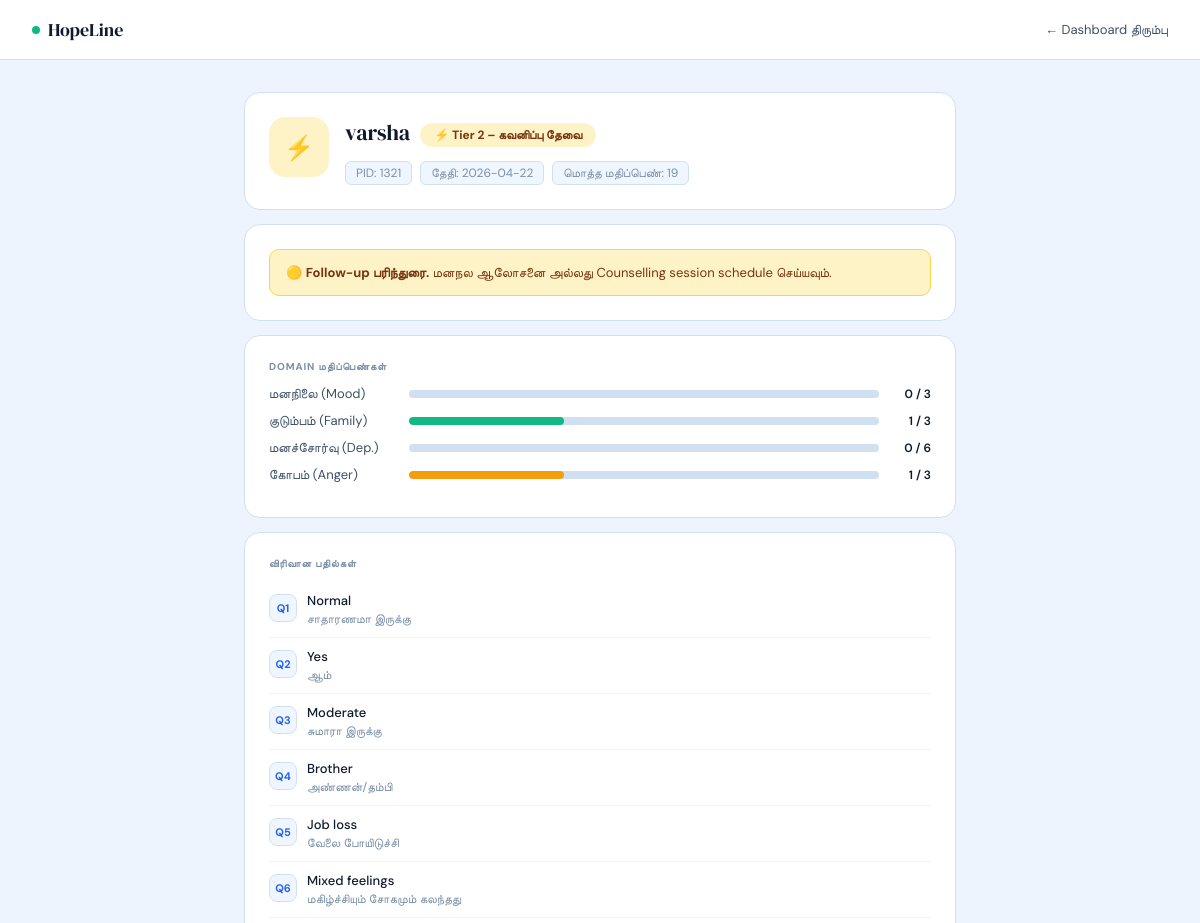
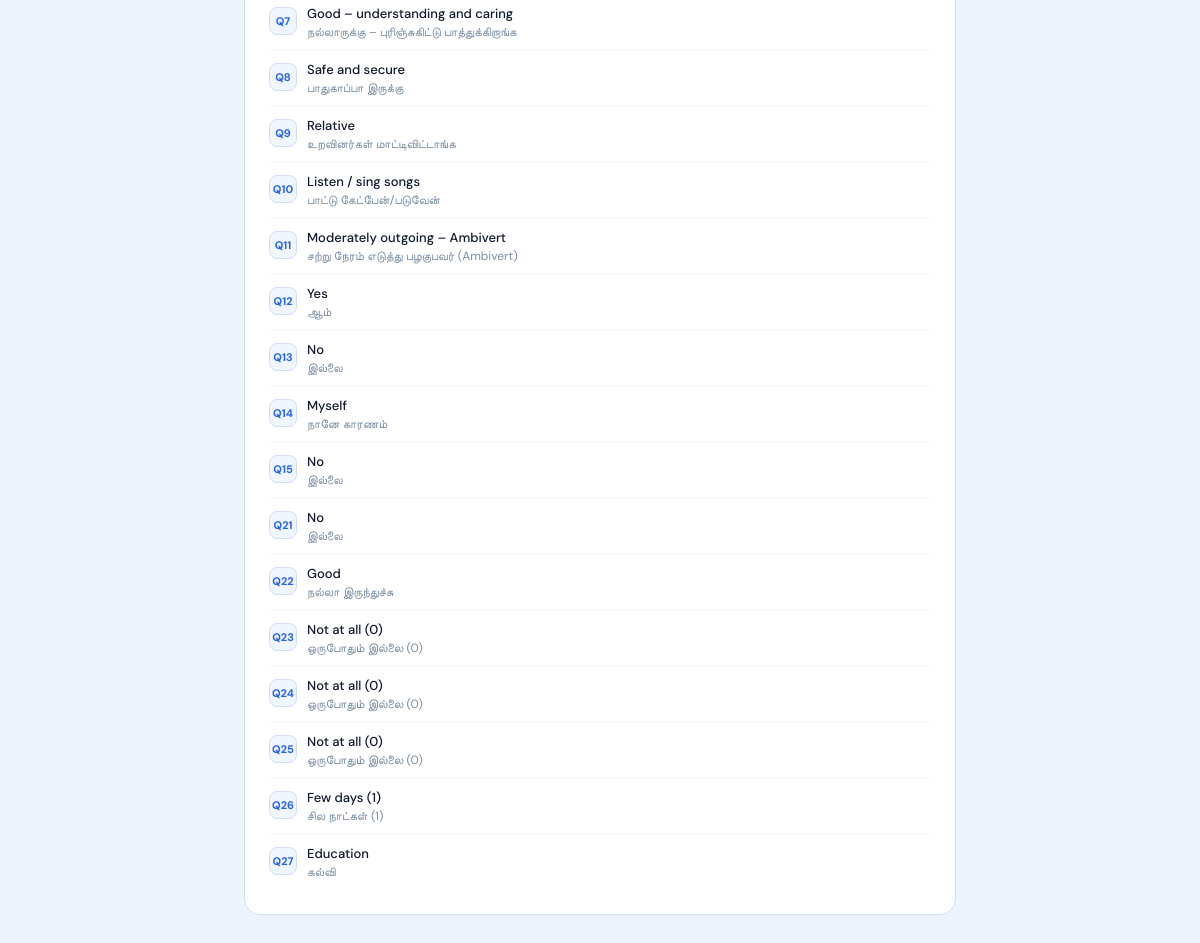
Page /patient/2 on the committed database (2 pictures, top to bottom).
### tables this page shows
CREATE TABLE assessments (
                id           INTEGER PRIMARY KEY AUTOINCREMENT,
                pid          TEXT    NOT NULL,
                name         TEXT    NOT NULL,
                date         TEXT    NOT NULL,
                answers      TEXT    NOT NULL,
                total_score  INTEGER NOT NULL,
                tier         INTEGER NOT NULL,
                mood_score   INTEGER DEFAULT 0,
                family_score INTEGER DEFAULT 0,
                dep_score    INTEGER DEFAULT 0,
                anger_score  INTEGER DEFAULT 0,
                red_flags    INTEGER DEFAULT 0,
                created_at   TEXT    NOT NULL
            );

### main.py (the view)
@app.get("/patient/{record_id}", response_class=HTMLResponse)
async def patient_detail(request: Request, record_id: int):
    with get_db() as conn:
        row = conn.execute("SELECT * FROM assessments WHERE id=?", (record_id,)).fetchone()
    if not row:
        return RedirectResponse("/dashboard")
    p = dict(row)
    p["answers"] = json.loads(p["answers"])
    return render(request, "patient.html", {"p": p})

### templates/patient.html (shortened to what this page needs)
<!DOCTYPE html>
<html lang="ta">
<head>
</head>
<body>
<nav class="nav">
  <div class="brand"><div class="brand-dot"></div>HopeLine</div>
  <a href="/dashboard" class="back">← Dashboard திரும்பு</a>
</nav>
<div class="page">
  <div class="card">
    <div class="ph-wrap">
      {% if p.tier==3 %}
        <div class="ph-avatar" style="background:#fee2e2">⚠️</div>
      {% elif p.tier==2 %}
        <div class="ph-avatar" style="background:#fef3c7">⚡</div>
      {% else %}
        <div class="ph-avatar" style="background:#d1fae5">✅</div>
      {% endif %}
      <div style="flex:1">
        <div style="display:flex;align-items:center;gap:10px;flex-wrap:wrap;margin-bottom:8px">
          <div class="ph-name">{{ p.name }}</div>
          {% if p.tier==3 %}<span class="tbadge tb3">⚠ Tier 3 – உயர் ஆபத்து</span>
          {% elif p.tier==2 %}<span class="tbadge tb2">⚡ Tier 2 – கவனிப்பு தேவை</span>
          {% else %}<span class="tbadge tb1">✓ Tier 1 – சாதாரண நிலை</span>{% endif %}
        </div>
        <div class="ph-meta">
          <span class="chip">PID: {{ p.pid }}</span>
          <span class="chip">தேதி: {{ p.date }}</span>
          <span class="chip">மொத்த மதிப்பெண்: {{ p.total_score }}</span>
        </div>
      </div>
    </div>
  </div>
  <div class="card">
    {% if p.tier==3 %}
      <div class="alert a-red">🔴 <strong>உடனடி கவனிப்பு தேவை.</strong> இந்த நபருக்கு Psychologist / Doctor appointment உடனே arrange செய்யவும்.</div>
    {% elif p.tier==2 %}
      <div class="alert a-yellow">🟡 <strong>Follow-up பரிந்துரை.</strong> மனநல ஆலோசனை அல்லது Counselling session schedule செய்யவும்.</div>
    {% else %}
      <div class="alert a-green">🟢 <strong>சாதாரண நிலை.</strong> தொடர்ந்து monitoring தேவை. மாற்றம் தெரிந்தால் reassess செய்யவும்.</div>
    {% endif %}
  </div>
  <div class="card">
    <div class="sec-lbl">Domain மதிப்பெண்கள்</div>
    <div class="sc-row">
      <div class="sc-name">மனநிலை (Mood)</div>
      <div class="sc-bar"><div class="sc-fill" style="width:{{ [((p.mood_score/3)*100)|int,100]|min }}%;background:#2563eb"></div></div>
      <div class="sc-val">{{ p.mood_score }} / 3</div>
    </div>
    <div class="sc-row">
      <div class="sc-name">குடும்பம் (Family)</div>
      <div class="sc-bar"><div class="sc-fill" style="width:{{ [((p.family_score/3)*100)|int,100]|min }}%;background:#10b981"></div></div>
      <div class="sc-val">{{ p.family_score }} / 3</div>
    </div>
    <div class="sc-row">
      <div class="sc-name">மனச்சோர்வு (Dep.)</div>
      <div class="sc-bar"><div class="sc-fill" style="width:{{ [((p.dep_score/6)*100)|int,100]|min }}%;background:#6366f1"></div></div>
      <div class="sc-val">{{ p.dep_score }} / 6</div>
    </div>
    <div class="sc-row">
      <div class="sc-name">கோபம் (Anger)</div>
      <div class="sc-bar"><div class="sc-fill" style="width:{{ [((p.anger_score/3)*100)|int,100]|min }}%;background:#f59e0b"></div></div>
      <div class="sc-val">{{ p.anger_score }} / 3</div>
    </div>
  </div>
  <div class="card">
    <div class="sec-lbl">விரிவான பதில்கள்</div>
    {% for qid, ans in p.answers.items() %}
    <div class="ans-row">
      <div class="ans-qn">Q{{ qid }}</div>
      <div>
        <div class="ans-en">{{ ans.en }}</div>
        <div class="ans-ta">{{ ans.ta }}</div>
      </div>
    </div>
    {% endfor %}
  </div>
</div>
</body>
</html>

### templates/patient.html (style rules this page uses)
*,*::before,*::after { box-sizing:border-box;margin:0;padding:0 }
:root { --ink:#0f1a2e;--ink-soft:#3d5066;--ink-mute:#7a8fa6; --surface:#fff;--bg:#eef4fd;--surface-2:#f0f6ff;--border:#d1e0f0; --accent:#2563eb;--green:#10b981;--warn:#f59e0b;--red:#ef4444; --font-head:'DM Serif Display',Georgia,serif; --font-body:'DM Sans',sans-serif; }
body { font-family:var(--font-body);background:var(--bg);min-height:100vh }
a { text-decoration:none;color:inherit }
.nav { background:var(--surface);border-bottom:1px solid var(--border);padding:0 2rem;height:60px;display:flex;align-items:center;justify-content:space-between }
.brand { font-family:var(--font-head);font-size:18px;color:var(--ink);display:flex;align-items:center;gap:8px }
.brand-dot { width:8px;height:8px;border-radius:50%;background:var(--green) }
.back { font-size:13px;color:var(--ink-soft);display:flex;align-items:center;gap:5px;transition:color .12s }
.page { max-width:760px;margin:0 auto;padding:2rem 1.5rem }
.card { background:var(--surface);border:1px solid var(--border);border-radius:16px;padding:1.5rem;margin-bottom:14px }
.ph-wrap { display:flex;gap:16px;align-items:flex-start }
.ph-avatar { width:60px;height:60px;border-radius:16px;display:flex;align-items:center;justify-content:center;font-size:24px;flex-shrink:0 }
.ph-name { font-family:var(--font-head);font-size:22px;color:var(--ink);margin-bottom:6px }
.ph-meta { display:flex;gap:8px;flex-wrap:wrap }
.chip { font-size:12px;color:var(--ink-mute);background:var(--surface-2);border:1px solid var(--border);padding:3px 10px;border-radius:6px }
.tbadge { display:inline-flex;align-items:center;gap:4px;font-size:12px;font-weight:700;padding:4px 14px;border-radius:99px }
.tb2 { background:#fef3c7;color:#78350f }
.alert { border-radius:10px;padding:12px 16px;font-size:13px;line-height:1.65 }
.a-yellow { background:#fef3c7;color:#78350f;border:1px solid #fcd34d }
.sec-lbl { font-size:10px;font-weight:700;letter-spacing:.09em;text-transform:uppercase;color:var(--ink-mute);margin-bottom:12px }
.sc-row { display:flex;align-items:center;gap:10px;margin-bottom:10px }
.sc-name { font-size:13px;color:var(--ink-soft);min-width:130px }
.sc-bar { flex:1;height:8px;background:var(--border);border-radius:99px;overflow:hidden }
.sc-fill { height:100%;border-radius:99px }
.sc-val { font-size:12px;font-weight:600;color:var(--ink);min-width:42px;text-align:right }
.ans-row { display:flex;gap:10px;padding:10px 0;border-bottom:1px solid var(--surface-2) }
.ans-row:last-child { border-bottom:none }
.ans-qn { width:28px;height:28px;border-radius:8px;background:var(--surface-2);border:1px solid var(--border);font-size:11px;font-weight:700;color:var(--accent);display:flex;align-items:center;justify-content:center;flex-shrink:0;margin-top:2px }
.ans-en { font-size:13px;font-weight:500;color:var(--ink) }
.ans-ta { font-size:12px;color:var(--ink-mute);margin-top:2px }

### rows in the picture
assessments: name "varsha", pid "1321", date "2026-04-22", total_score "19", mood_score "0", family_score "1", dep_score "0", anger_score "1"

### other values in the picture
{{ qid }} "1" "2" "3" "4" "5" "6" "7" "8" "9" "10" "11" "12" "13" "14" "15" "21" "22" "23" "24" "25" "26" "27"
{{ ans.en }} "Normal" "Yes" "Moderate" "Brother" "Job loss" "Mixed feelings" "Good – understanding and caring" "Safe and secure" "Relative" "Listen / sing songs" "Moderately outgoing – Ambivert" "Yes" "No" "Myself" "No" "No" "Good" "Not at all (0)" "Not at all (0)" "Not at all (0)" "Few days (1)" "Education"
{{ ans.ta }} "சாதாரணமா இருக்கு" "ஆம்" "சுமாரா இருக்கு" "அண்ணன்/தம்பி" "வேலை போயிடுச்சி" "மகிழ்ச்சியும் சோகமும் கலந்தது" "நல்லாருக்கு – புரிஞ்சுகிட்டு பாத்துக்கிறாங்க" "பாதுகாப்பா இருக்கு" "உறவினர்கள் மாட்டிவிட்டாங்க" "பாட்டு கேட்பேன்/படுவேன்" "சற்று நேரம் எடுத்து பழகுபவர் (Ambivert)" "ஆம்" "இல்லை" "நானே காரணம்" "இல்லை" "இல்லை" "நல்லா இருந்துச்சு" "ஒருபோதும் இல்லை (0)" "ஒருபோதும் இல்லை (0)" "ஒருபோதும் இல்லை (0)" "சில நாட்கள் (1)" "கல்வி"
